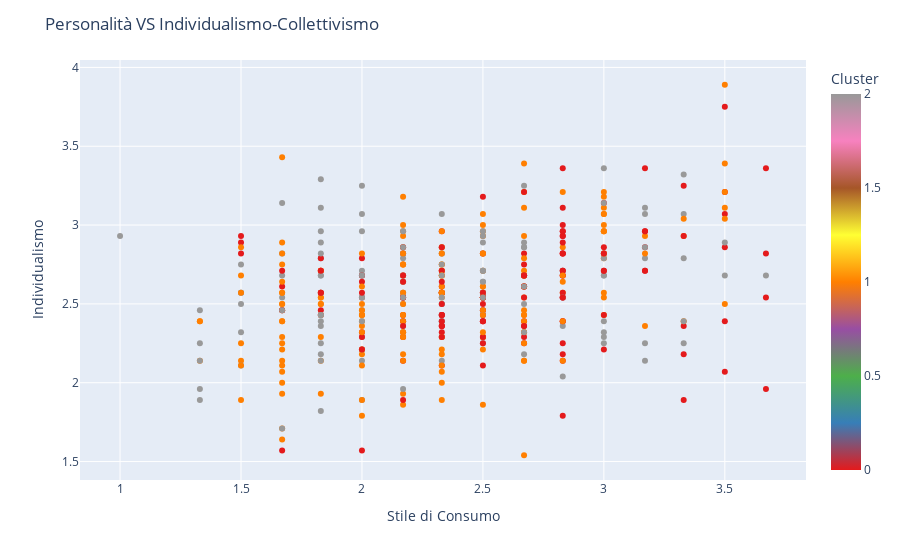

Notebook code for this chart:
### Markdown cell above
## Stile di consumo (Omologato o Alternativo) VS INDCOL (individualismo - collettivismo)

### Code cell
#set up figure
fig = px.scatter(not_political, x='consumo', y='INDCOL_mean', color='cluster_agg',  labels={'consumo': 'Stile di Consumo', 'INDCOL_mean': 'Individualismo',
                         'cluster_agg': 'Cluster'})



#provide layout
fig.update_layout(
    title='Personalità VS Individualismo-Collettivismo',
    xaxis_title='Stile di Consumo',
    yaxis_title='Individualismo'
)



# Show the plot
fig.show()

### Figure 1 — Plotly figure (JSON) as saved in the notebook; plotly's stock layout.template omitted (floating-point values rounded to 4 significant figures; data arrays with more than 128 entries replaced by an {"elided": "..."} marker saying what was removed)
{"data": [{"hovertemplate": "Stile di Consumo=%{x}<br>Individualismo=%{y}<br>Cluster=%{marker.color}<extra></extra>", "legendgroup": "", "marker": {"color": {"elided": "473 int values"}, "coloraxis": "coloraxis", "symbol": "circle"}, "mode": "markers", "name": "", "orientation": "v", "showlegend": false, "type": "scatter", "x": {"elided": "473 float values"}, "xaxis": "x", "y": {"elided": "473 float values"}, "yaxis": "y"}], "layout": {"coloraxis": {"colorbar": {"title": {"text": "Cluster"}}, "colorscale": [[0, "rgb(228,26,28)"], [0.125, "rgb(55,126,184)"], [0.25, "rgb(77,175,74)"], [0.375, "rgb(152,78,163)"], [0.5, "rgb(255,127,0)"], [0.625, "rgb(255,255,51)"], [0.75, "rgb(166,86,40)"], [0.875, "rgb(247,129,191)"], [1, "rgb(153,153,153)"]]}, "legend": {"tracegroupgap": 0}, "margin": {"t": 60}, "title": {"text": "Personalità VS Individualismo-Collettivismo"}, "xaxis": {"anchor": "y", "domain": [0, 1], "title": {"text": "Stile di Consumo"}}, "yaxis": {"anchor": "x", "domain": [0, 1], "title": {"text": "Individualismo"}}}}
